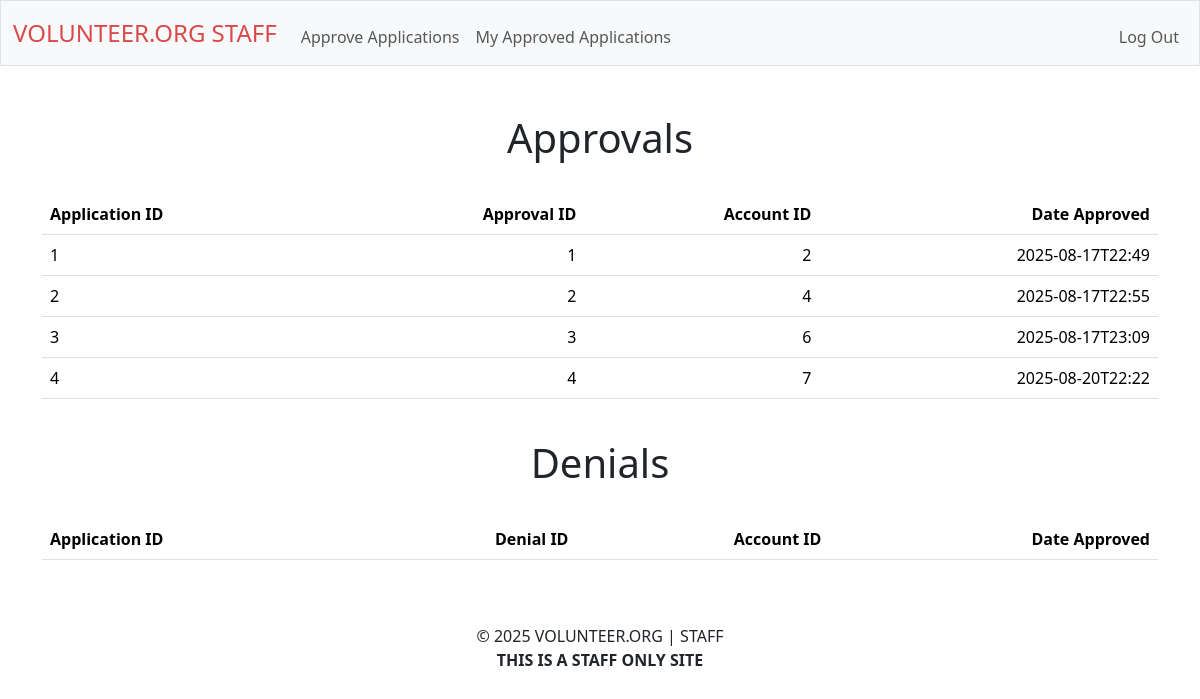
/review_self (signed in), run on an earlier commit of the app's database.
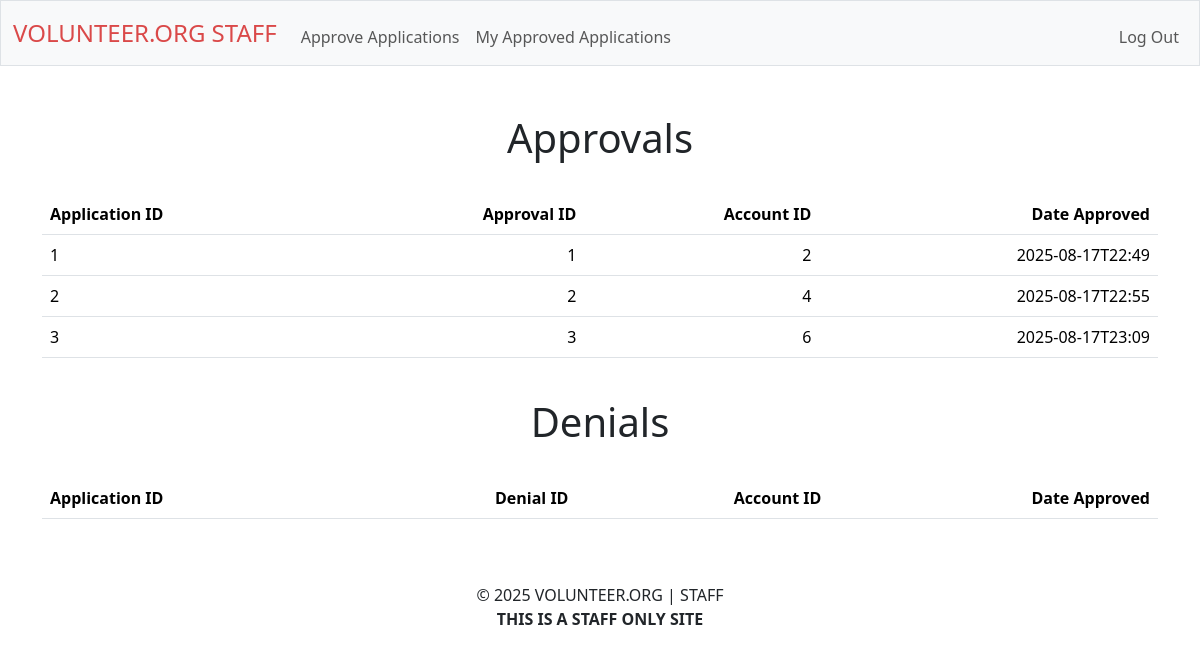
And on a later commit of the database.
### tables this page shows
CREATE TABLE applications_approved (
approval_id INTEGER PRIMARY KEY,
application_id INTEGER NOT NULL,
staff_id INTEGER NOT NULL,
date TIMESTAMP NOT NULL
);

### app.py (the view, shortened to what this page needs)
@app.route("/review_self", methods=["GET"])
def review_self():
    if "staff_id" not in session:
        return redirect("/staff-login-secured")
    history_approved = []
    rows_approved = db.execute("SELECT * FROM applications_approved WHERE staff_id = ?", (session["staff_id"],)).fetchall()
    for row in rows_approved:
        application = db.execute("SELECT * FROM application_for_review WHERE id = ?", (row[0],)).fetchall()
        if application:
            history_approved.append(
                [
                    row[1],
                    row[0],
                    application[0][18],
                    row[3]
                ]
            )
    history_denied = []
    rows_denied = db.execute("SELECT * FROM applications_denied WHERE staff_id = ?", (session["staff_id"],)).fetchall()
    return render_template("staff_history.html", history_approved=history_approved, history_denied=history_denied)

### app.py (called while the page is built)
@app.after_request
def after_request(response):
    response.headers["Cache-Control"] = "no-cache, no-store, must-revalidate"
    response.headers["Expires"] = 0
    response.headers["Pragma"] = "no-cache"
    return response

### templates/staff_history.html (shortened to what this page needs)
{% extends "staff_layout.html" %}
{% block main %}
    <h1>Approvals</h1>
    <br>
    <table class="table">
        <thead>
            <tr>
                <th class="text-start">Application ID</th>
                <th class="text-end">Approval ID</th>
                <th class="text-end">Account ID</th>
                <th class="text-end">Date Approved</th>
            </tr>
        </thead>
       <tbody>
            {% for history in history_approved %}
                <tr>
                    <td class="text-start">{{ history[0] }}</td>
                    <td class="text-end">{{ history[1] }}</td>
                    <td class="text-end">{{ history[2] }}</td>
                    <td class="text-end">{{ history[3] }}</td>
                </tr>
            {% endfor %}
        </tbody>
    </table>
    <br>
    <h1>Denials</h1>
    <br>
    <table class="table">
        <thead>
            <tr>
                <th class="text-start">Application ID</th>
                <th class="text-end">Denial ID</th>
                <th class="text-end">Account ID</th>
                <th class="text-end">Date Approved</th>
            </tr>
        </thead>
    </table>
{% endblock %}

### templates/staff_layout.html (shortened to what this page needs)
<!DOCTYPE html>
<html lang="en">
  <head>
    <link
      href="https://cdn.jsdelivr.net/npm/bootstrap@5.3.3/dist/css/bootstrap.min.css"
      rel="stylesheet"
    />
    <link href="/static/styles.css" rel="stylesheet" />
  </head>
  <body>
    <nav class="bg-light border navbar navbar-expand-md navbar-light">
      <div class="container-fluid">
        <a class="navbar-brand red mb-0 h1" href="/review_applications">VOLUNTEER.ORG STAFF</a>
        <div class="collapse navbar-collapse" id="navbar">
          {% if session["staff_id"] %}
          <ul class="navbar-nav me-auto mt-2">
            <li class="nav-item"><a class="nav-link" href="/review_applications">Approve Applications</a></li>
            <li class="nav-item"><a class="nav-link" href="/review_self">My Approved Applications</a></li>
          </ul>
          <ul class="navbar-nav ms-auto mt-2">
            <li class="nav-item">
              <a class="nav-link" href="/logout-staff">Log Out</a>
            </li>
          </ul>
          {% else %}
          <ul class="navbar-nav ms-auto mt-2">
            <li class="nav-item">
              <a class="nav-link" href="/staff-login-secured">Log In</a>
            </li>
          </ul>
          {% endif %}
        </div>
      </div>
    </nav>
    <main class="container py-5 text-center">
        {% block main %}
        {% endblock %}
    </main>
    <footer class="text-center ">
        © 2025 VOLUNTEER.ORG | STAFF
        <br>
        <strong>THIS IS A STAFF ONLY SITE</strong>
    </footer>
    <br>
  </body>
</html>

### static/styles.css (style rules this page uses)
.red { color: rgb(218, 73, 73); font-size: x-large; }

What changed in the data, as far as the page shows it:
removed applications_approved: approval_id "4", application "4", history "7", date "2025-08-20T22:22"
